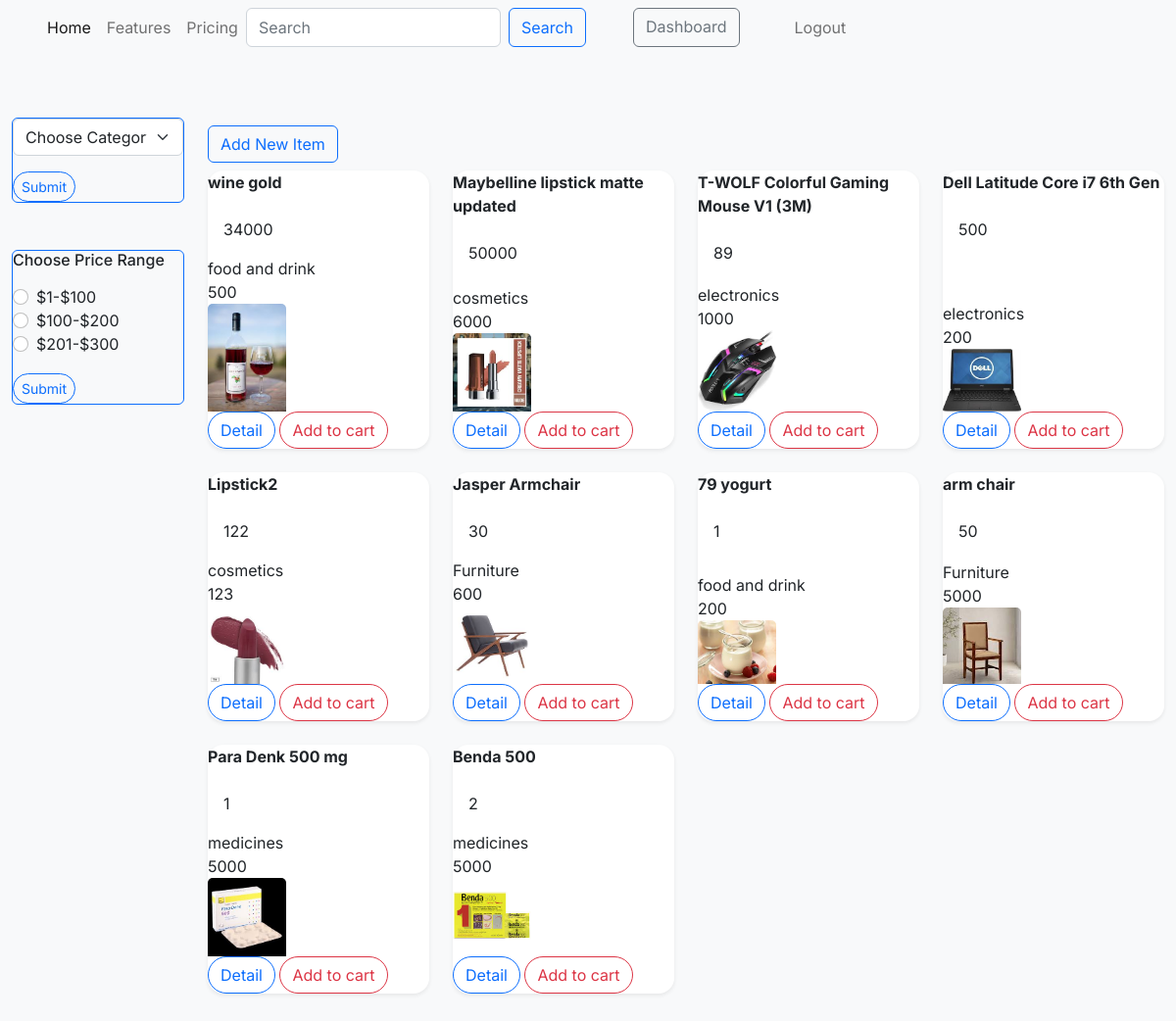
The app's page /viewItem2.php (signed in) with its own data.
### tables this page shows
CREATE TABLE `item` (
  `item_id` int(11) NOT NULL,
  `iname` varchar(120) DEFAULT NULL,
  `price` float DEFAULT NULL,
  `description` varchar(120) DEFAULT NULL,
  `quantity` int(11) DEFAULT NULL,
  `img_path` varchar(120) DEFAULT NULL,
  `category` int(11) DEFAULT NULL
);

CREATE TABLE `category` (
  `cid` int(11) NOT NULL,
  `cname` varchar(120) DEFAULT NULL
);

### viewItem2.php (the view, shortened to what this page needs)
<?php
require_once "dbconn.php";
try {
    $sql = "select i.item_id, i.iname,
		i.price, i.description,
        i.quantity, i.img_path,
        c.cname as category
        from item i, category c
        where i.category = c.cid";
    $stmt = $conn->query($sql);
    $items = $stmt->fetchAll();
} catch (PDOException $e) {
    echo $e->getMessage();
}
?>
<?php if(isset($_SESSION['adminId']) && isset($_SESSION['login'])) { ?>
<!DOCTYPE html>
<html lang="en">
<head>
    <link rel="stylesheet" href="https://cdn.jsdelivr.net/npm/bootstrap@5.2.3/dist/css/bootstrap.min.css">
</head>
<body class="bg-light">
    <div class="container-fluid">
        <div class="row">
            <div class="col-md-12">
                <?php require_once "navbar.php" ?>
            </div>
        </div>
    </div>
    <div class="container-fluid">
        <div class="row mt-3">
            <div class="col-md-2 py-5">
                <form action="viewItem.php" method="get" class="form border border-primary border-1 rounded">
                    <select name="cateChoose" class="form-select">
                        <option>Choose Category</option>
                    </select>
                    <button class="mt-3 btn btn-sm btn-outline-primary rounded-pill" name="cate" type="submit">Submit</button>
                </form>
                <form action="viewItem.php" method="get" class="mt-5 form border border-primary border-1 rounded">
                    <fieldset>
                        <legend><h6>Choose Price Range</h6></legend>
                    <div class="form-check">
                        <input class="form-check-input" type="radio" name="priceRange" value="0" >
                        <label class="form-check-label" for="priceRange">
                            $1-$100
                        </label>
                        <br>
                        <input class="form-check-input" type="radio" name="priceRange" value="1" >
                        <label class="form-check-label" for="priceRange">
                            $100-$200
                        </label>
                        <br>
                         <input class="form-check-input" type="radio" name="priceRange" value="2" >
                        <label class="form-check-label" for="priceRange">
                            $201-$300
                        </label>
                    </div>
                     <button class="mt-3 btn btn-sm btn-outline-primary rounded-pill" name="priceRadio" type="submit">Submit</button>
                </fieldset>
                </form>
            </div>
            <div class="col-md-10 mx-auto py-5 mb-2">
                 <div class="py-2"> <a class="btn btn-outline-primary" href="insertItem.php">Add New Item</a></div>
                        <?php
                        if (isset($items)) {
                           echo "<div class='row'>";
                            foreach ($items as $item) {
                                echo "<div class='col-md-3 mb-4'>
                                <div class='card shadow-sm border-0 rounded-4 h-100'>
                                <div class='card-title fw-bold'>$item[iname]</div>
                                <div class='card-body'>$item[price]</div>
                                <div>$item[category]</div>
                                <div>$item[quantity]</div>
                                <div><img class=card-img-top rounded-top-4 src=$item[img_path] style=width:80px; height:80px></div>
                                <div><a class='btn btn-outline-primary rounded-pill'   href=detailItem2.php?detailId=$item[item_id]>Detail</a>
                                 <a class='btn btn-outline-danger rounded-pill'   href=addcartItem.php?did=$item[item_id]>Add to cart</a> </div>
                                </div></div>";
                            }
                           echo "</div>";
                        }
                        ?>
            </div>
                    </div>
    </div>
</body>
</html>
<?php } else{ header("Location:login.php");} ?>

### viewItem2.php (style rules this page uses)
body { font-family: 'Inter', sans-serif; }

### records on screen
item: iname "wine gold", price "34000", category.cname "food and drink", quantity "500", img_path (picture)
item: iname "Maybelline lipstick matte updated", price "50000", category.cname "cosmetics", quantity "6000", img_path (picture)
item: iname "T-WOLF Colorful Gaming Mouse V1 (3M)", price "89", category.cname "electronics", quantity "1000", img_path (picture)
item: iname "Dell Latitude Core i7 6th Gen", price "500", category.cname "electronics", quantity "200", img_path (picture)
item: iname "Lipstick2", price "122", category.cname "cosmetics", quantity "123", img_path (picture)
item: iname "Jasper Armchair", price "30", category.cname "Furniture", quantity "600", img_path (picture)
item: iname "79 yogurt", price "1", category.cname "food and drink", quantity "200", img_path (picture)
item: iname "arm chair", price "50", category.cname "Furniture", quantity "5000", img_path (picture)
item: iname "Para Denk 500 mg", price "1", category.cname "medicines", quantity "5000", img_path (picture)
item: iname "Benda 500", price "2", category.cname "medicines", quantity "5000", img_path (picture)
